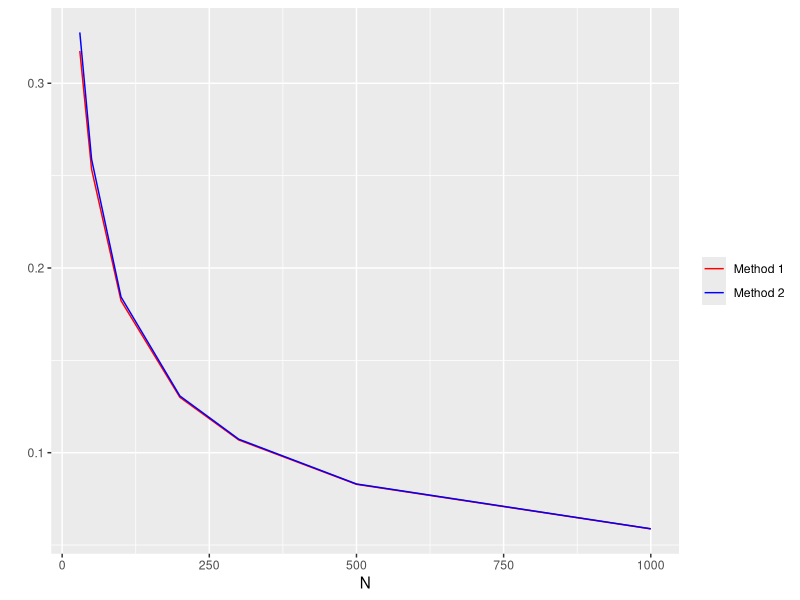

Recreate this plot in R.
#!/bin/env Rscript

# Libraries
library("pracma")
library("ggplot2")

# Set the seed for the RNG
set.seed(1549)

# All the `n`s we'll be iterating over
all_n <- list(30, 50, 100, 200, 300, 500, 1000)
all_n <- sapply(all_n, function(n) n)
print(all_n)

# Calculate the samples
p <- 0.8
samples_len <- 2000
samples <- lapply(all_n, function(n) {
    lapply(1:samples_len, function(sample_idx) {
        rbinom(n, size = 1, prob = p)
    })
})

# Calculate the interval lengths for each method
confidence <- 0.98
z <- qnorm((1.0 + confidence) / 2.0)
method1_length <- function(mean, n) {
    a <- z^2 / n
    b <- a * (a + 4 * mean - 4 * mean^2)

    p_min <- (2 * mean + a - sqrt(b)) / (2 * (a + 1))
    p_max <- (2 * mean + a + sqrt(b)) / (2 * (a + 1))

    p_max - p_min
}

method2_length <- function(mean, n) {
    a <- z^2 * (mean * (1 - mean)) / n

    p_min <- -sqrt(a) + mean
    p_max <- sqrt(a) + mean

    p_max - p_min
}

lengths1 <- mapply(function(samples_n, n) {
    mean(sapply(samples_n, function(sample) {
        method1_length(mean(sample), n)
    }))
}, samples, all_n)
print(lengths1)

lengths2 <- mapply(function(samples_n, n) {
    mean(sapply(samples_n, function(sample) {
        method2_length(mean(sample), n)
    }))
}, samples, all_n)
print(lengths2)


# Finally plot and save it
df <- data.frame(
    all_n = all_n,
    lengths1 = lengths1,
    lengths2 = lengths2
)

plot <- ggplot(df, aes(x = all_n)) +
    geom_line(aes(y = lengths1, color = "Method 1")) +
    geom_line(aes(y = lengths2, color = "Method 2")) +
    xlab("N") +
    ylab("") +
    scale_color_manual(values = c("red", "blue")) +
    theme(legend.title = element_blank())

ggsave(plot = plot, "output.png")
